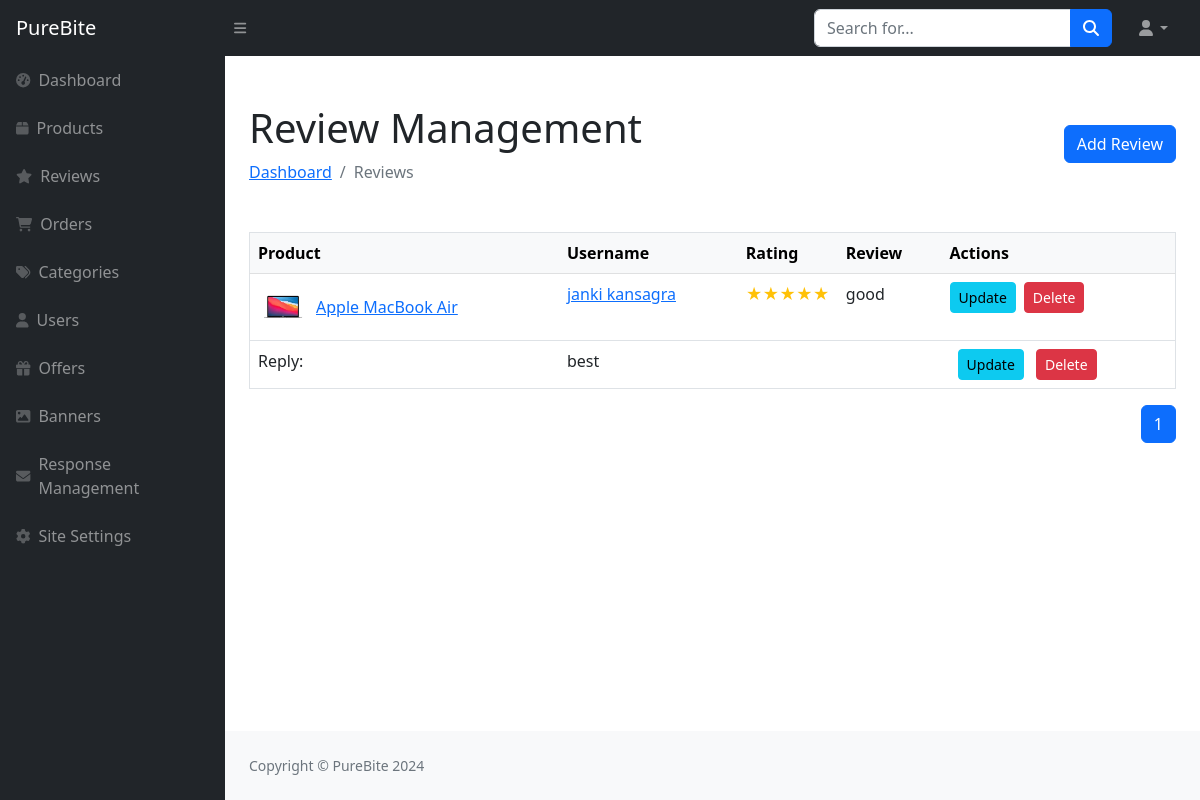
Screenshot of /Admin/reviews.php with the database file from the repository.
### tables this page shows
CREATE TABLE `review_details_tbl` (
  `Review_Id` int(11) NOT NULL,
  `Reply_To` int(11) DEFAULT NULL,
  `Product_Id` int(11) DEFAULT NULL,
  `User_Id` int(11) NOT NULL,
  `Rating` int(11) DEFAULT NULL,
  `Review` text NOT NULL,
  `Review_Date` datetime NOT NULL
);

CREATE TABLE `product_details_tbl` (
  `Product_Id` int(11) NOT NULL,
  `Category_Id` int(11) NOT NULL,
  `Product_Name` varchar(100) NOT NULL,
  `Description` text NOT NULL,
  `Product_Image` varchar(255) NOT NULL,
  `Sale_Price` decimal(10,2) NOT NULL,
  `Cost_Price` decimal(10,2) NOT NULL,
  `Discount` tinyint(4) NOT NULL,
  `stock` int(11) NOT NULL DEFAULT 0,
  `is_active` tinyint(1) NOT NULL DEFAULT 1
);

CREATE TABLE `user_details_tbl` (
  `User_Id` int(11) NOT NULL,
  `User_Role_Id` int(11) DEFAULT 0,
  `First_Name` varchar(50) NOT NULL,
  `Last_Name` varchar(50) NOT NULL,
  `Password` varchar(20) NOT NULL,
  `Email` varchar(320) NOT NULL,
  `Mobile_No` varchar(20) NOT NULL,
  `Active_Status` tinyint(4) NOT NULL,
  `Profile_Picture` varchar(255) DEFAULT 'default-img.png'
);

### Admin/reviews.php (the view, shortened to what this page needs)
<?php include("sidebar.php");
$search = isset($_GET['search']) ? $_GET['search'] : '';
$search_query = '';
$query = "
    SELECT
        r.Review_Id, r.Rating, r.Review, r.Review_Date,
        p.Product_Id, p.Product_Name, p.Product_Image,
        u.User_Id, u.First_Name, u.Last_Name,
        r1.Review_Id as 'Reply_Id', r1.Review as 'Reply'
    FROM review_details_tbl r
    JOIN product_details_tbl p ON r.Product_Id = p.Product_Id
    JOIN user_details_tbl u ON r.User_Id = u.User_Id
    left join review_details_tbl r1 on r.Review_Id = r1.Reply_To
    where p.is_active=1
    $search_query
";
$result = mysqli_query($con, $query);
$total_records = mysqli_num_rows($result);
$records_per_page = 10;
$total_pages = ceil($total_records / $records_per_page);
$page = isset($_GET['page']) ? $_GET['page'] : 1;
$start_from = ($page - 1) * $records_per_page;
$query .= " LIMIT $start_from, $records_per_page";
$result = mysqli_query($con, $query);
?>
<div id="layoutSidenav_content">
    <div class="container-fluid px-4">
        <div class="d-flex justify-content-between align-items-center mt-4 mb-4">
            <div>
                <h1 class="mt-4">Review Management</h1>
                <ol class="breadcrumb mb-4">
                    <li class="breadcrumb-item"><a href="index.php">Dashboard</a></li>
                    <li class="breadcrumb-item active">Reviews</li>
                </ol>
            </div>
            <a class="btn btn-primary text-nowrap" href="add-review.php">Add Review</a>
        </div>
        <div class="card-body">
            <table class="table border text-nowrap">
                <thead class="table-light">
                    <tr>
                        <th>Product</th>
                        <th>Username</th>
                        <th>Rating</th>
                        <th>Review</th>
                        <th>Actions</th>
                    </tr>
                </thead>
                <tbody>
                    <?php
                    if (mysqli_num_rows($result))
                    {
                        while($review = mysqli_fetch_assoc($result))
                        {
                            $fullName = $review['First_Name'] . ' ' . $review['Last_Name'];
                            ?>
                            <tr>
                                <td>
                                    <div class="d-flex align-items-center">
                                        <img src="../img/items/products/<?php echo $review['Product_Image']; ?>" alt="<?php echo $review['Product_Name']; ?>" style="width: 50px; height: 50px; object-fit: cover;" class="me-2">
                                        <a href="view-product.php?product_id=<?php echo $review['Product_Id']; ?>"><?php echo $review['Product_Name']; ?></a>
                                    </div>
                                </td>
                                <td><a href="user-profile.php?user_id=<?php echo $review['User_Id']; ?>"><?php echo $fullName; ?></a></td>
                                <td style="width: 100px;">
                                    <span class="text-warning">
                                        <?php
                                        for($i = 0; $i < 5; $i++) {
                                            echo ($i < $review['Rating']) ? "&#9733;" : "&#9734;";
                                        }
                                        ?>
                                    </span>
                                </td>
                                <td style="max-width: 250px;" class="text-wrap"><?php echo $review['Review']; ?></td>
                                <td>
                                    <div class="d-flex flex-nowrap">
                                        <a class="btn btn-info btn-sm" href="update-review.php?review_id=<?php echo $review['Review_Id']; ?>">Update</a>
                                        <button class="btn btn-danger btn-sm ms-2" data-bs-toggle="modal" data-bs-target="#deleteModal<?php echo $review['Review_Id']; ?>">Delete</button>
                                    </div>
                                </td>
                            </tr>
                            <?php
                                if(isset($review['Reply_Id']))
                                {
                                    $reply_text = $review["Reply"];
                                ?>
                                    <tr>
                                        <td>Reply:</td>
                                        <td colspan="3"><?php echo $reply_text; ?></td>
                                        <td>
                                            <button class="btn btn-info btn-sm ms-2" data-bs-toggle="modal" data-bs-target="#updateModal<?php echo $review['Reply_Id']; ?>">Update</button>
                                            <button class="btn btn-danger btn-sm ms-2" data-bs-toggle="modal" data-bs-target="#deleteModal<?php echo $review['Reply_Id']; ?>">Delete</button>
                                        </td>
                                    </tr>
                                <?php
                                }
                            }
                    }
                    else
                    {
                        echo "<td colspan='5'>No reviews found!</td>";
                    }
                    ?>
                </tbody>
            </table>
            <div class="d-flex justify-content-end">
               <nav aria-label="Page navigation example">
                    <ul class="pagination">
                        <?php
                            for ($i = 1; $i <= $total_pages; $i++) {
                                echo "<li class='page-item " . ($i == $page ? 'active' : '') . "'><a class='page-link' href='?page=" . $i . "&search=" . $search . "'>" . $i . "</a></li>";
                            }
                        ?>
                    </ul>
                </nav>
            </div>
        </div>
    </div>
<?php include("footer.php"); ?>

### rows the page displays
review_details_tbl: product_details_tbl.Product_Image (picture), product_details_tbl.Product_Name "Apple MacBook Air", User_Id.Last_Name "janki kansagra", Review "good", review_details_tbl.Review "best"
